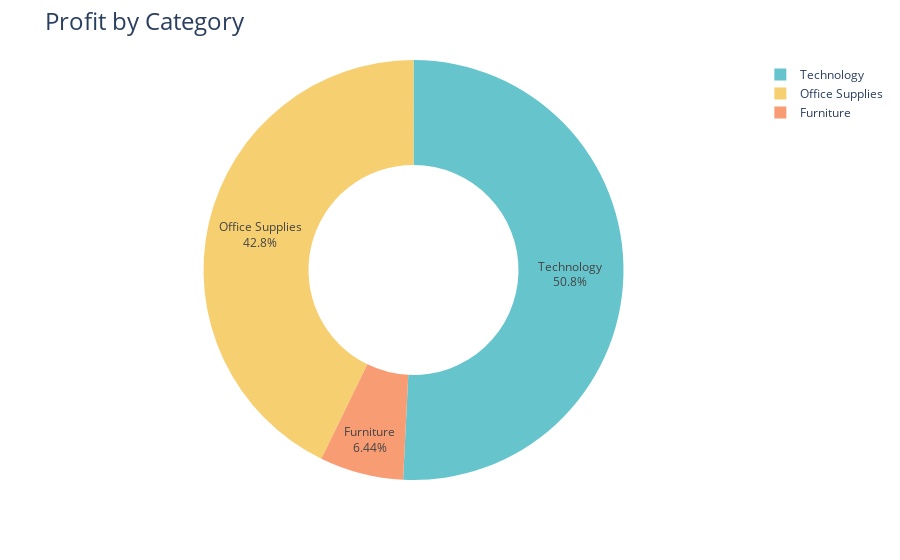

The cell this chart's notebook holds for it:
### Code cell
fig = px.pie(profit_by_category,
             values = "Profit",
             names = "Category",
             hole = 0.5,
             color_discrete_sequence = px.colors.qualitative.Pastel)
fig.update_traces(textposition = "inside" , textinfo = 'percent+label')
fig.update_layout(title_text = "Profit by Category", title_font =dict(size=24))
fig.show()

### Figure 1 — Plotly figure (JSON) as saved in the notebook; plotly's stock layout.template omitted (floating-point values rounded to 4 significant figures)
{"data": [{"domain": {"x": [0, 1], "y": [0, 1]}, "hole": 0.5, "hovertemplate": "Category=%{label}<br>Profit=%{value}<extra></extra>", "labels": ["Furniture", "Office Supplies", "Technology"], "legendgroup": "", "name": "", "showlegend": true, "textinfo": "percent+label", "textposition": "inside", "type": "pie", "values": [18450.0, 122500.0, 145500.0]}], "layout": {"autosize": true, "legend": {"tracegroupgap": 0}, "margin": {"t": 60}, "piecolorway": ["rgb(102, 197, 204)", "rgb(246, 207, 113)", "rgb(248, 156, 116)", "rgb(220, 176, 242)", "rgb(135, 197, 95)", "rgb(158, 185, 243)", "rgb(254, 136, 177)", "rgb(201, 219, 116)", "rgb(139, 224, 164)", "rgb(180, 151, 231)", "rgb(179, 179, 179)"], "title": {"font": {"size": 24}, "text": "Profit by Category"}}}
